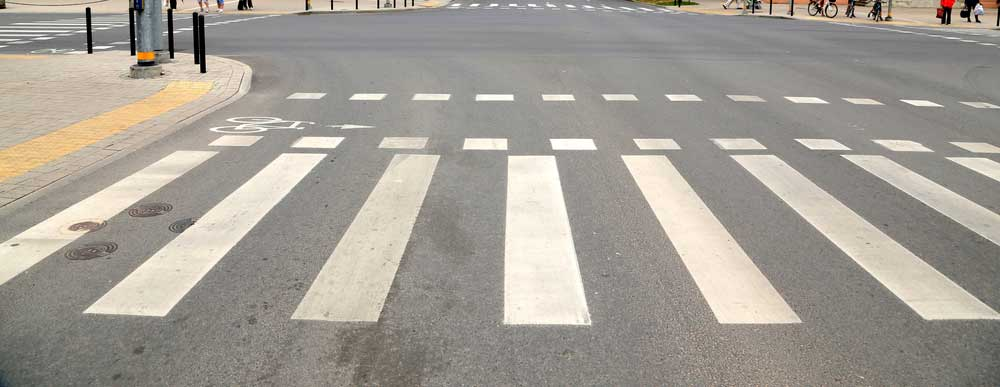
#> input picture Samples/image003.jpg, 1000 x 387 px
$ python test_cropping.py
#> lines starting #> are read from the running program, lines starting #| are printed output that depends on the picture; after the words box and inside, x2 and y2 are one past the last pixel; in counts of white or black regions, pixels touching at a corner belong together
"""
For testing cropping and mask functions use.
"""


import numpy as np
import cv2

img = cv2.imread("../Samples/image003.jpg")
#> img is the input picture: shape (387, 1000, 3); mean B, G, R 149, 157.8, 163.2

# convert image to grayscale
gray = cv2.cvtColor(img, cv2.COLOR_BGR2GRAY)
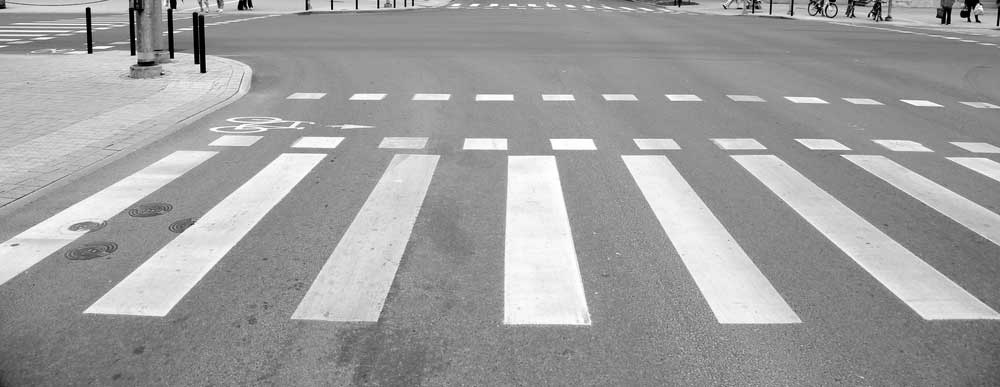
#> gray: shape (387, 1000); min 0, max 255, mean 158.4

# define polygon points
points = np.array( [[[200,0],[230,0],[230,30],[200,30]]], dtype=np.int32 )

# draw polygon on input to visualize
img_poly = img.copy()
cv2.polylines(img_poly, [points], True, (0,0,255), 1)
#> img_poly: shape (387, 1000, 3); 0.03% of pixels changed, all inside (x1, y1, x2, y2) = (200, 0, 231, 31)

# create mask for polygon
mask = np.zeros_like(gray)
cv2.fillPoly(mask,[points],(255))
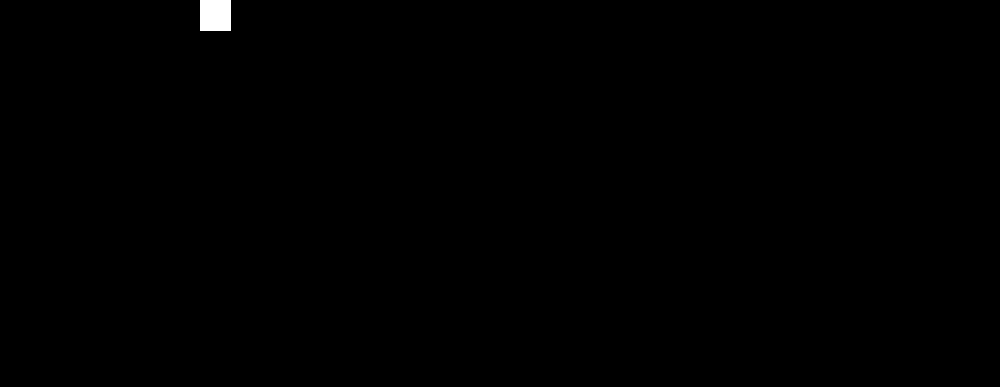
#> mask: shape (387, 1000); 0.25% white; 1 white region, box (x1, y1, x2, y2) and area: (200, 0, 231, 31) 961

# get color values in gray image corresponding to where mask is white
values = gray[np.where(mask == 255)]
#> values = 961 values, max 250 at index 331, min 0 at index 559, mean 150.1

# count number of white values
count = 0
for value in values:
    if value == 255:
        count = count + 1
#> this loop made 961 passes
#> value on passes 1 to 3: 119, 74, 193
#> after the loop, count = 0
print("count =",count)
#| count = 0

if count > 5:
    result = img.copy()
    result[mask==255] = (0,0,0)
else:
    result = img


# save results
cv2.imwrite('../data/mask_test/barn_polygon.png', img_poly)
cv2.imwrite('../data/mask_test/barn_mask.png', mask)
cv2.imwrite('../data/mask_test/barn_poly_result.png', result)

cv2.imshow('../data/mask_test/barn_poly', img_poly)
cv2.imshow('../data/mask_test/barn_mask', mask)
cv2.imshow('../data/mask_test/barn_result', result)
cv2.waitKey()
